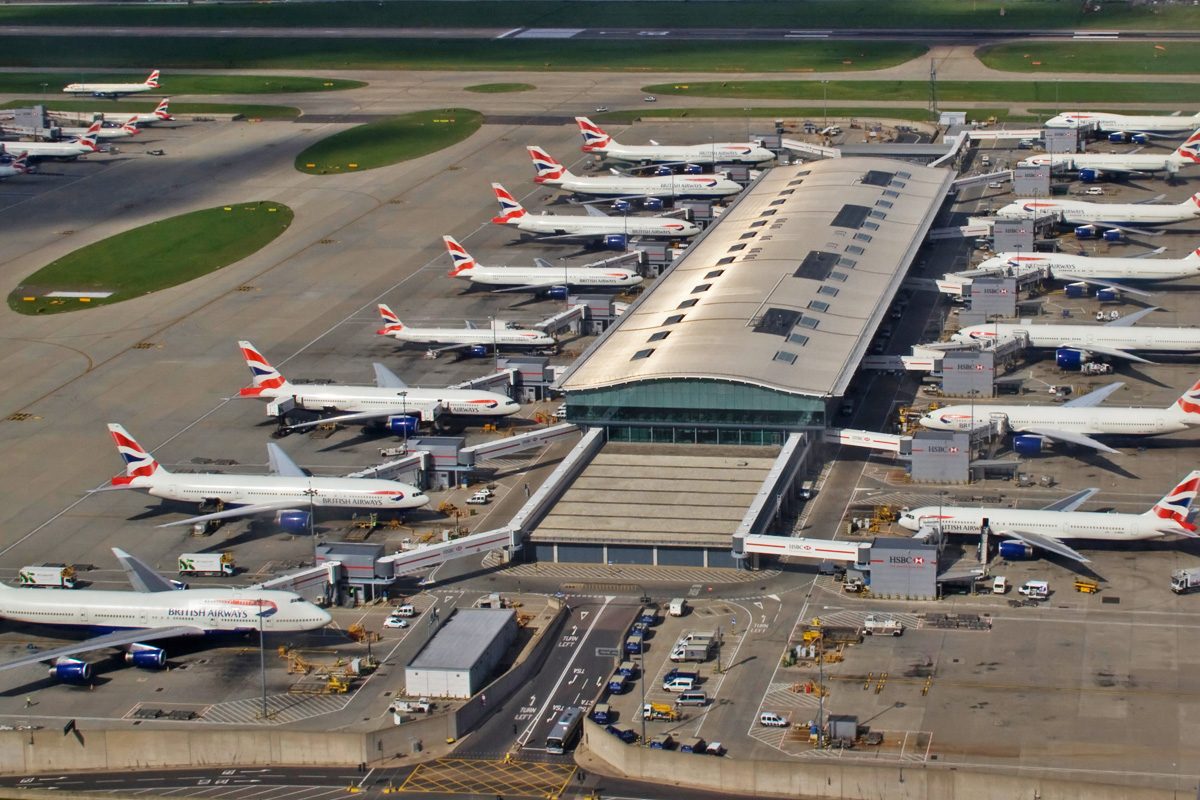
//> input picture imagens/aero.jpg, 1200 x 800 px
$ ./canny ../imagens/aero.jpg   (built with g++ and OpenCV 4)
//> lines starting //> are read from the running program, lines starting //| are printed output that depends on the picture
#include <iostream>
#include "opencv2/opencv.hpp"

using namespace std;
using namespace cv;

int top_slider = 10;
int top_slider_max = 200;

char TrackbarName[50];

Mat image, border;

void on_trackbar_canny(int, void*){
  Canny(image, border, top_slider, 3*top_slider);
  imshow("canny", border);
}

int main(int argc, char**argv){
  int width, height;

  image= imread(argv[1],CV_LOAD_IMAGE_GRAYSCALE);
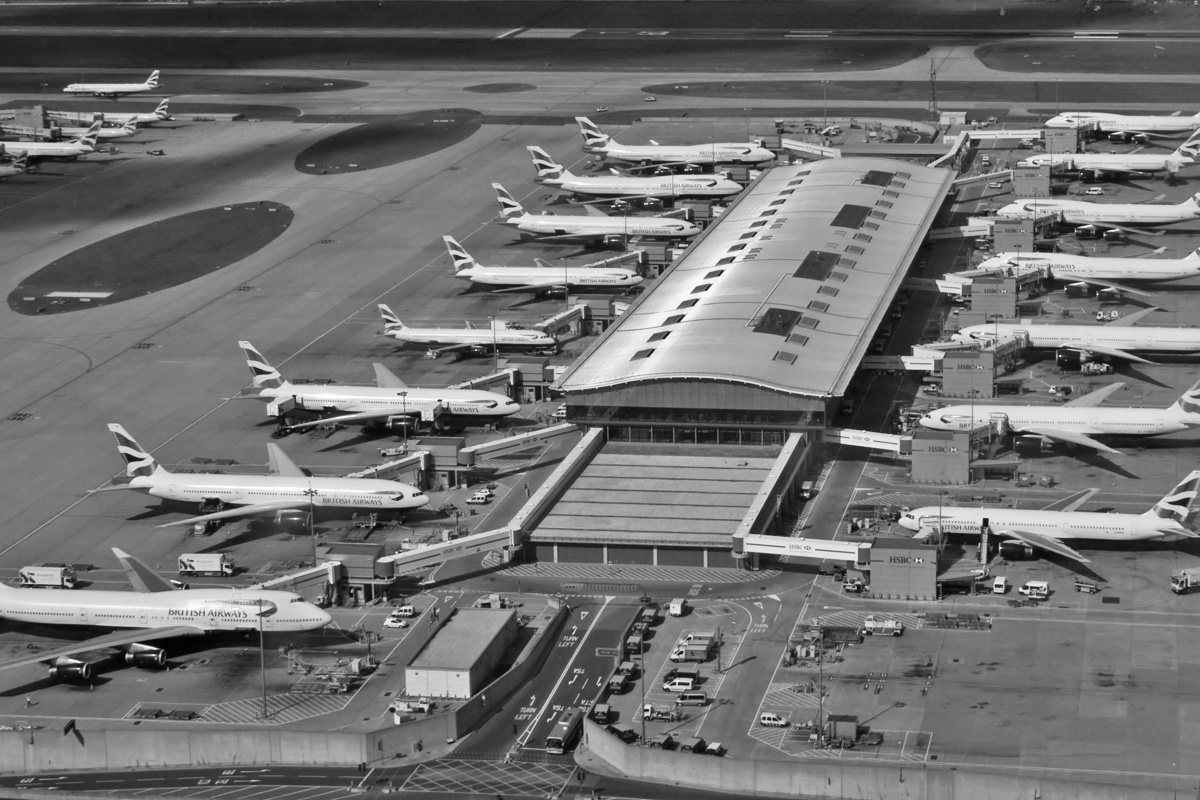
//> image: 800 rows x 1200 cols, CV_8UC1; min 0, max 255, mean 112

  width=image.size().width;
//> width = 1200
  height=image.size().height;
//> height = 800

  sprintf( TrackbarName, "Threshold inferior", top_slider_max );

  namedWindow("canny",1);
  createTrackbar( TrackbarName, "canny",
                &top_slider,
                top_slider_max,
                on_trackbar_canny );

  on_trackbar_canny(top_slider, 0 );
//> in on_trackbar_canny, `Canny(image, border, top_slider, 3*top_slider);`:
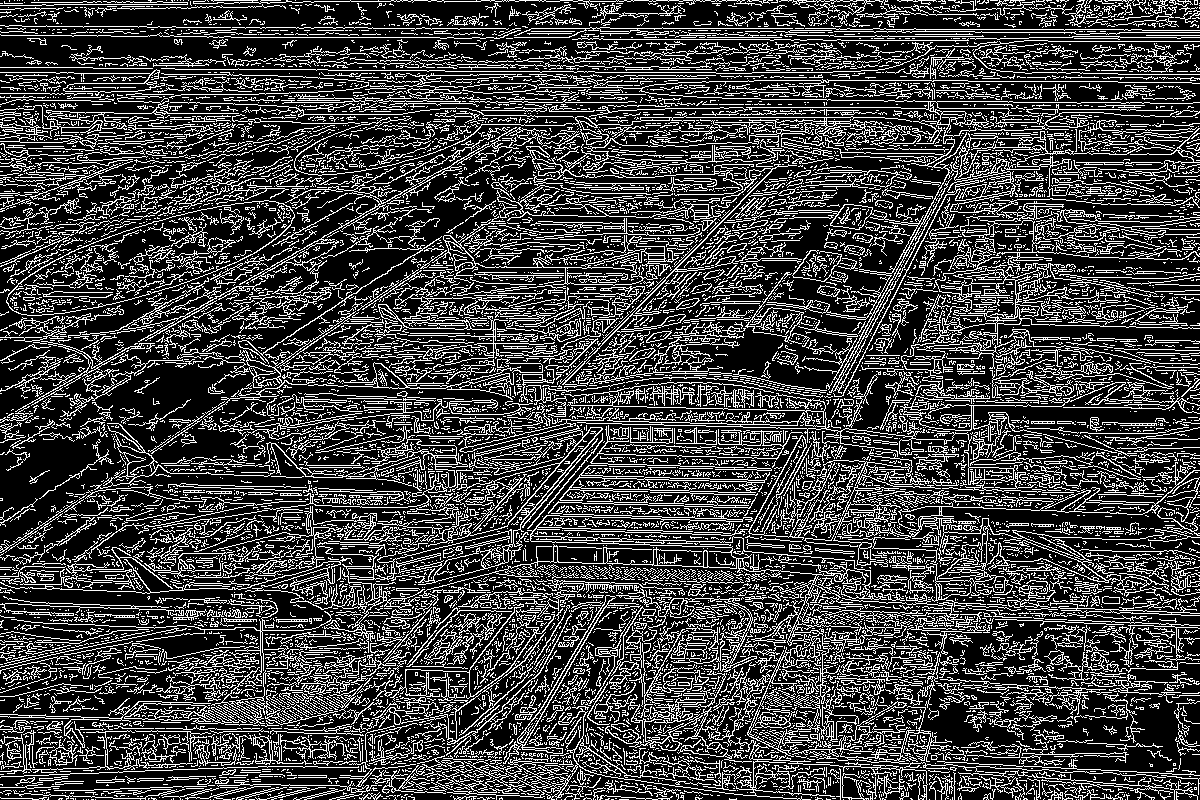
//> border: 800 rows x 1200 cols, CV_8UC1; 25.7% white in thin lines or dots

  waitKey();
  imwrite("cannyborders.png", border);
  return 0;
}

$ run again, on imagens/biel.png
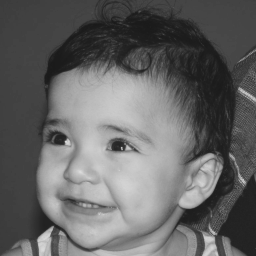
//> input picture imagens/biel.png, 256 x 256 px
//> image is the input picture: 256 rows x 256 cols, CV_8UC1; min 26, max 219, mean 100.9
//> in on_trackbar_canny, `Canny(image, border, top_slider, 3*top_slider);`:
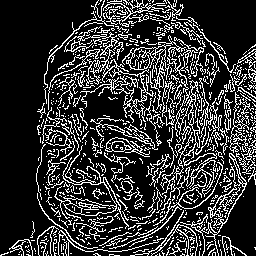
//> border: 256 rows x 256 cols, CV_8UC1; 20.7% white in thin lines or dots
